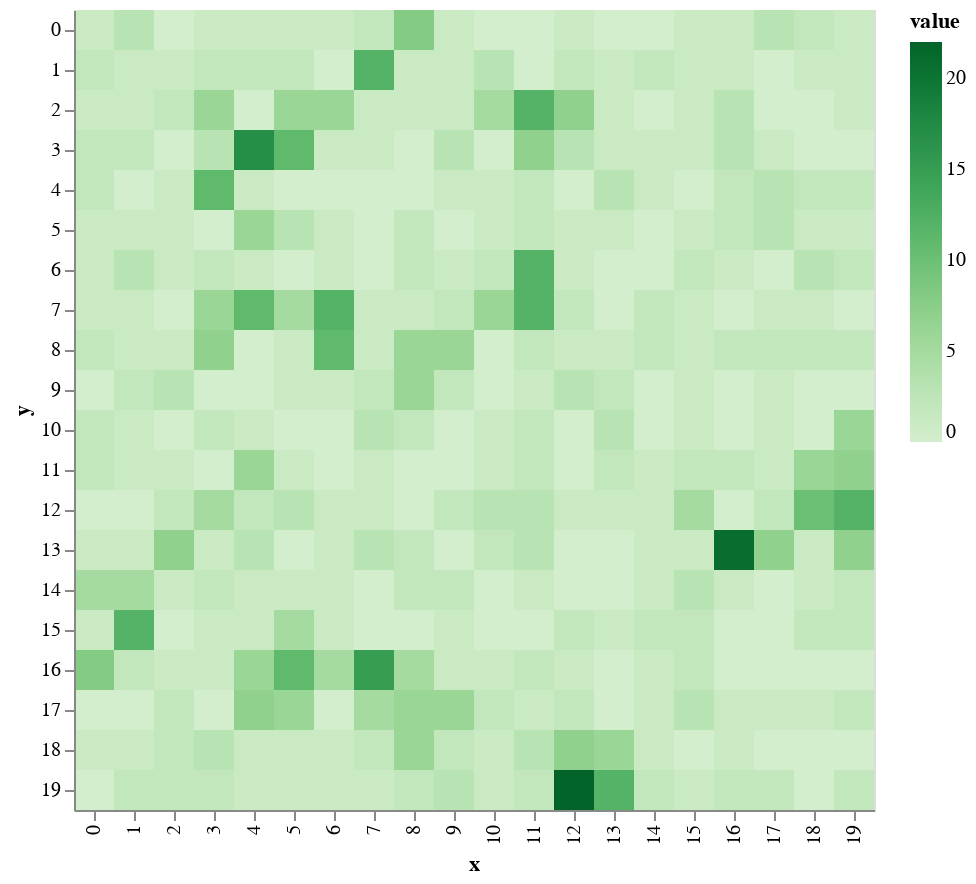

Write notebook code for a chart like this one.
### Code cell
drawTerrainHeight(world.matrix)

### Figure 1 — Vega-Lite specification as saved in the notebook (floating-point values rounded to 4 significant figures; data arrays with more than 128 entries replaced by an {"elided": "..."} marker saying what was removed)
{"config": {"view": {"continuousWidth": 400, "continuousHeight": 300}}, "data": {"name": "data-885f3df999a5fe9e04469f7c067c98b1"}, "mark": "rect", "encoding": {"color": {"type": "quantitative", "field": "value", "scale": {"scheme": "greens"}}, "x": {"type": "ordinal", "field": "x"}, "y": {"type": "ordinal", "field": "y"}}, "$schema": "https://vega.github.io/schema/vega-lite/v4.8.1.json", "datasets": {"data-885f3df999a5fe9e04469f7c067c98b1": {"elided": "400 records"}}}
